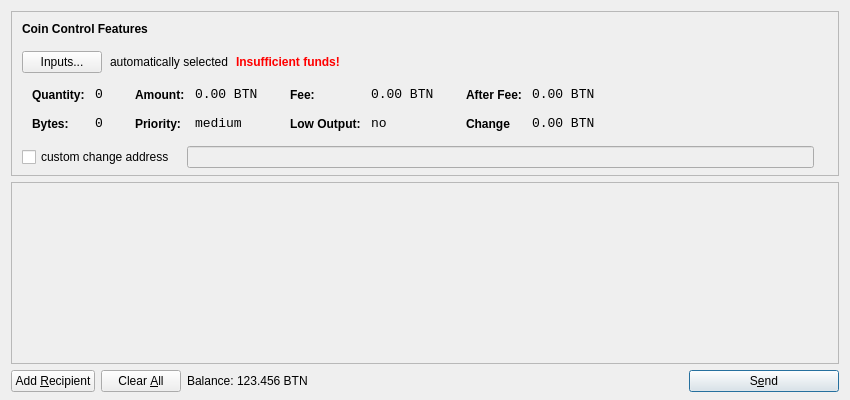
<?xml version="1.0" encoding="UTF-8"?>
<ui version="4.0">
 <class>SendCoinsDialog</class>
 <widget class="QDialog" name="SendCoinsDialog">
  <property name="geometry">
   <rect>
    <x>0</x>
    <y>0</y>
    <width>850</width>
    <height>400</height>
   </rect>
  </property>
  <property name="windowTitle">
   <string>Send Coins</string>
  </property>
  <layout class="QVBoxLayout" name="verticalLayout" stretch="0,1,0">
   <property name="bottomMargin">
    <number>8</number>
   </property>
   <item>
    <widget class="QFrame" name="frameCoinControl">
     <property name="sizePolicy">
      <sizepolicy hsizetype="Expanding" vsizetype="Expanding">
       <horstretch>0</horstretch>
       <verstretch>0</verstretch>
      </sizepolicy>
     </property>
     <property name="maximumSize">
      <size>
       <width>16777215</width>
       <height>16777215</height>
      </size>
     </property>
     <property name="frameShape">
      <enum>QFrame::StyledPanel</enum>
     </property>
     <property name="frameShadow">
      <enum>QFrame::Sunken</enum>
     </property>
     <layout class="QVBoxLayout" name="verticalLayoutCoinControl2">
      <property name="spacing">
       <number>-1</number>
      </property>
      <property name="leftMargin">
       <number>0</number>
      </property>
      <property name="topMargin">
       <number>0</number>
      </property>
      <property name="rightMargin">
       <number>0</number>
      </property>
      <property name="bottomMargin">
       <number>6</number>
      </property>
      <item>
       <layout class="QVBoxLayout" name="verticalLayoutCoinControl" stretch="0,0,0,0,1">
        <property name="spacing">
         <number>0</number>
        </property>
        <property name="leftMargin">
         <number>10</number>
        </property>
        <property name="topMargin">
         <number>10</number>
        </property>
        <item>
         <layout class="QHBoxLayout" name="horizontalLayoutCoinControl1">
          <property name="bottomMargin">
           <number>15</number>
          </property>
          <item>
           <widget class="QLabel" name="labelCoinControlFeatures">
            <property name="sizePolicy">
             <sizepolicy hsizetype="Preferred" vsizetype="Maximum">
              <horstretch>0</horstretch>
              <verstretch>0</verstretch>
             </sizepolicy>
            </property>
            <property name="font">
             <font>
              <weight>75</weight>
              <bold>true</bold>
             </font>
            </property>
            <property name="styleSheet">
             <string notr="true">font-weight:bold;</string>
            </property>
            <property name="text">
             <string>Coin Control Features</string>
            </property>
           </widget>
          </item>
         </layout>
        </item>
        <item>
         <layout class="QHBoxLayout" name="horizontalLayoutCoinControl2" stretch="0,0,0,0">
          <property name="spacing">
           <number>8</number>
          </property>
          <property name="bottomMargin">
           <number>10</number>
          </property>
          <item>
           <widget class="QPushButton" name="pushButtonCoinControl">
            <property name="styleSheet">
             <string notr="true"/>
            </property>
            <property name="text">
             <string>Inputs...</string>
            </property>
           </widget>
          </item>
          <item>
           <widget class="QLabel" name="labelCoinControlAutomaticallySelected">
            <property name="text">
             <string>automatically selected</string>
            </property>
            <property name="margin">
             <number>5</number>
            </property>
           </widget>
          </item>
          <item>
           <widget class="QLabel" name="labelCoinControlInsuffFunds">
            <property name="font">
             <font>
              <weight>75</weight>
              <bold>true</bold>
             </font>
            </property>
            <property name="styleSheet">
             <string notr="true">color:red;font-weight:bold;</string>
            </property>
            <property name="text">
             <string>Insufficient funds!</string>
            </property>
            <property name="margin">
             <number>5</number>
            </property>
           </widget>
          </item>
          <item>
           <spacer name="horizontalSpacerCoinControl">
            <property name="orientation">
             <enum>Qt::Horizontal</enum>
            </property>
            <property name="sizeHint" stdset="0">
             <size>
              <width>40</width>
              <height>1</height>
             </size>
            </property>
           </spacer>
          </item>
         </layout>
        </item>
        <item>
         <widget class="QWidget" name="widgetCoinControl" native="true">
          <property name="sizePolicy">
           <sizepolicy hsizetype="Preferred" vsizetype="Preferred">
            <horstretch>0</horstretch>
            <verstretch>0</verstretch>
           </sizepolicy>
          </property>
          <property name="minimumSize">
           <size>
            <width>0</width>
            <height>0</height>
           </size>
          </property>
          <property name="styleSheet">
           <string notr="true"/>
          </property>
          <layout class="QHBoxLayout" name="horizontalLayoutCoinControl5">
           <property name="margin">
            <number>0</number>
           </property>
           <item>
            <layout class="QHBoxLayout" name="horizontalLayoutCoinControl3" stretch="0,0,0,1">
             <property name="spacing">
              <number>20</number>
             </property>
             <property name="topMargin">
              <number>0</number>
             </property>
             <property name="bottomMargin">
              <number>10</number>
             </property>
             <item>
              <layout class="QFormLayout" name="formLayoutCoinControl1">
               <property name="horizontalSpacing">
                <number>10</number>
               </property>
               <property name="verticalSpacing">
                <number>14</number>
               </property>
               <property name="leftMargin">
                <number>10</number>
               </property>
               <property name="topMargin">
                <number>4</number>
               </property>
               <property name="rightMargin">
                <number>6</number>
               </property>
               <item row="0" column="0">
                <widget class="QLabel" name="labelCoinControlQuantityText">
                 <property name="styleSheet">
                  <string notr="true">font-weight:bold;</string>
                 </property>
                 <property name="text">
                  <string>Quantity:</string>
                 </property>
                 <property name="margin">
                  <number>0</number>
                 </property>
                </widget>
               </item>
               <item row="0" column="1">
                <widget class="QLabel" name="labelCoinControlQuantity">
                 <property name="font">
                  <font>
                   <family>Monospace</family>
                   <pointsize>10</pointsize>
                  </font>
                 </property>
                 <property name="cursor">
                  <cursorShape>IBeamCursor</cursorShape>
                 </property>
                 <property name="contextMenuPolicy">
                  <enum>Qt::ActionsContextMenu</enum>
                 </property>
                 <property name="text">
                  <string>0</string>
                 </property>
                 <property name="margin">
                  <number>0</number>
                 </property>
                 <property name="textInteractionFlags">
                  <set>Qt::LinksAccessibleByMouse|Qt::TextSelectableByKeyboard|Qt::TextSelectableByMouse</set>
                 </property>
                </widget>
               </item>
               <item row="1" column="0">
                <widget class="QLabel" name="labelCoinControlBytesText">
                 <property name="styleSheet">
                  <string notr="true">font-weight:bold;</string>
                 </property>
                 <property name="text">
                  <string>Bytes:</string>
                 </property>
                </widget>
               </item>
               <item row="1" column="1">
                <widget class="QLabel" name="labelCoinControlBytes">
                 <property name="font">
                  <font>
                   <family>Monospace</family>
                   <pointsize>10</pointsize>
                  </font>
                 </property>
                 <property name="cursor">
                  <cursorShape>IBeamCursor</cursorShape>
                 </property>
                 <property name="contextMenuPolicy">
                  <enum>Qt::ActionsContextMenu</enum>
                 </property>
                 <property name="text">
                  <string>0</string>
                 </property>
                 <property name="textInteractionFlags">
                  <set>Qt::LinksAccessibleByMouse|Qt::TextSelectableByKeyboard|Qt::TextSelectableByMouse</set>
                 </property>
                </widget>
               </item>
              </layout>
             </item>
             <item>
              <layout class="QFormLayout" name="formLayoutCoinControl2">
               <property name="horizontalSpacing">
                <number>10</number>
               </property>
               <property name="verticalSpacing">
                <number>14</number>
               </property>
               <property name="leftMargin">
                <number>6</number>
               </property>
               <property name="topMargin">
                <number>4</number>
               </property>
               <property name="rightMargin">
                <number>6</number>
               </property>
               <item row="0" column="0">
                <widget class="QLabel" name="labelCoinControlAmountText">
                 <property name="styleSheet">
                  <string notr="true">font-weight:bold;</string>
                 </property>
                 <property name="text">
                  <string>Amount:</string>
                 </property>
                 <property name="margin">
                  <number>0</number>
                 </property>
                </widget>
               </item>
               <item row="0" column="1">
                <widget class="QLabel" name="labelCoinControlAmount">
                 <property name="font">
                  <font>
                   <family>Monospace</family>
                   <pointsize>10</pointsize>
                  </font>
                 </property>
                 <property name="cursor">
                  <cursorShape>IBeamCursor</cursorShape>
                 </property>
                 <property name="contextMenuPolicy">
                  <enum>Qt::ActionsContextMenu</enum>
                 </property>
                 <property name="text">
                  <string>0.00 BTN</string>
                 </property>
                 <property name="textInteractionFlags">
                  <set>Qt::LinksAccessibleByMouse|Qt::TextSelectableByKeyboard|Qt::TextSelectableByMouse</set>
                 </property>
                </widget>
               </item>
               <item row="1" column="0">
                <widget class="QLabel" name="labelCoinControlPriorityText">
                 <property name="styleSheet">
                  <string notr="true">font-weight:bold;</string>
                 </property>
                 <property name="text">
                  <string>Priority:</string>
                 </property>
                </widget>
               </item>
               <item row="1" column="1">
                <widget class="QLabel" name="labelCoinControlPriority">
                 <property name="font">
                  <font>
                   <family>Monospace</family>
                   <pointsize>10</pointsize>
                  </font>
                 </property>
                 <property name="cursor">
                  <cursorShape>IBeamCursor</cursorShape>
                 </property>
                 <property name="contextMenuPolicy">
                  <enum>Qt::ActionsContextMenu</enum>
                 </property>
                 <property name="text">
                  <string>medium</string>
                 </property>
                 <property name="textInteractionFlags">
                  <set>Qt::LinksAccessibleByMouse|Qt::TextSelectableByKeyboard|Qt::TextSelectableByMouse</set>
                 </property>
                </widget>
               </item>
              </layout>
             </item>
             <item>
              <layout class="QFormLayout" name="formLayoutCoinControl3">
               <property name="horizontalSpacing">
                <number>10</number>
               </property>
               <property name="verticalSpacing">
                <number>14</number>
               </property>
               <property name="leftMargin">
                <number>6</number>
               </property>
               <property name="topMargin">
                <number>4</number>
               </property>
               <property name="rightMargin">
                <number>6</number>
               </property>
               <item row="0" column="0">
                <widget class="QLabel" name="labelCoinControlFeeText">
                 <property name="styleSheet">
                  <string notr="true">font-weight:bold;</string>
                 </property>
                 <property name="text">
                  <string>Fee:</string>
                 </property>
                 <property name="margin">
                  <number>0</number>
                 </property>
                </widget>
               </item>
               <item row="0" column="1">
                <widget class="QLabel" name="labelCoinControlFee">
                 <property name="font">
                  <font>
                   <family>Monospace</family>
                   <pointsize>10</pointsize>
                  </font>
                 </property>
                 <property name="cursor">
                  <cursorShape>IBeamCursor</cursorShape>
                 </property>
                 <property name="contextMenuPolicy">
                  <enum>Qt::ActionsContextMenu</enum>
                 </property>
                 <property name="text">
                  <string>0.00 BTN</string>
                 </property>
                 <property name="textInteractionFlags">
                  <set>Qt::LinksAccessibleByMouse|Qt::TextSelectableByKeyboard|Qt::TextSelectableByMouse</set>
                 </property>
                </widget>
               </item>
               <item row="1" column="0">
                <widget class="QLabel" name="labelCoinControlLowOutputText">
                 <property name="styleSheet">
                  <string notr="true">font-weight:bold;</string>
                 </property>
                 <property name="text">
                  <string>Low Output:</string>
                 </property>
                </widget>
               </item>
               <item row="1" column="1">
                <widget class="QLabel" name="labelCoinControlLowOutput">
                 <property name="font">
                  <font>
                   <family>Monospace</family>
                   <pointsize>10</pointsize>
                  </font>
                 </property>
                 <property name="cursor">
                  <cursorShape>IBeamCursor</cursorShape>
                 </property>
                 <property name="contextMenuPolicy">
                  <enum>Qt::ActionsContextMenu</enum>
                 </property>
                 <property name="text">
                  <string>no</string>
                 </property>
                 <property name="textInteractionFlags">
                  <set>Qt::LinksAccessibleByMouse|Qt::TextSelectableByKeyboard|Qt::TextSelectableByMouse</set>
                 </property>
                </widget>
               </item>
              </layout>
             </item>
             <item>
              <layout class="QFormLayout" name="formLayoutCoinControl4">
               <property name="horizontalSpacing">
                <number>10</number>
               </property>
               <property name="verticalSpacing">
                <number>14</number>
               </property>
               <property name="leftMargin">
                <number>6</number>
               </property>
               <property name="topMargin">
                <number>4</number>
               </property>
               <property name="rightMargin">
                <number>6</number>
               </property>
               <item row="0" column="0">
                <widget class="QLabel" name="labelCoinControlAfterFeeText">
                 <property name="styleSheet">
                  <string notr="true">font-weight:bold;</string>
                 </property>
                 <property name="text">
                  <string>After Fee:</string>
                 </property>
                 <property name="margin">
                  <number>0</number>
                 </property>
                </widget>
               </item>
               <item row="0" column="1">
                <widget class="QLabel" name="labelCoinControlAfterFee">
                 <property name="font">
                  <font>
                   <family>Monospace</family>
                   <pointsize>10</pointsize>
                  </font>
                 </property>
                 <property name="cursor">
                  <cursorShape>IBeamCursor</cursorShape>
                 </property>
                 <property name="contextMenuPolicy">
                  <enum>Qt::ActionsContextMenu</enum>
                 </property>
                 <property name="text">
                  <string>0.00 BTN</string>
                 </property>
                 <property name="textInteractionFlags">
                  <set>Qt::LinksAccessibleByMouse|Qt::TextSelectableByKeyboard|Qt::TextSelectableByMouse</set>
                 </property>
                </widget>
               </item>
               <item row="1" column="0">
                <widget class="QLabel" name="labelCoinControlChangeText">
                 <property name="styleSheet">
                  <string notr="true">font-weight:bold;</string>
                 </property>
                 <property name="text">
                  <string>Change</string>
                 </property>
                </widget>
               </item>
               <item row="1" column="1">
                <widget class="QLabel" name="labelCoinControlChange">
                 <property name="font">
                  <font>
                   <family>Monospace</family>
                   <pointsize>10</pointsize>
                  </font>
                 </property>
                 <property name="cursor">
                  <cursorShape>IBeamCursor</cursorShape>
                 </property>
                 <property name="contextMenuPolicy">
                  <enum>Qt::ActionsContextMenu</enum>
                 </property>
                 <property name="text">
                  <string>0.00 BTN</string>
                 </property>
                 <property name="textInteractionFlags">
                  <set>Qt::LinksAccessibleByMouse|Qt::TextSelectableByKeyboard|Qt::TextSelectableByMouse</set>
                 </property>
                </widget>
               </item>
              </layout>
             </item>
            </layout>
           </item>
          </layout>
         </widget>
        </item>
        <item>
         <layout class="QHBoxLayout" name="horizontalLayoutCoinControl4" stretch="0,0,0">
          <property name="spacing">
           <number>12</number>
          </property>
          <property name="sizeConstraint">
           <enum>QLayout::SetDefaultConstraint</enum>
          </property>
          <property name="topMargin">
           <number>5</number>
          </property>
          <property name="rightMargin">
           <number>5</number>
          </property>
          <item>
           <widget class="QCheckBox" name="checkBoxCoinControlChange">
            <property name="text">
             <string>custom change address</string>
            </property>
           </widget>
          </item>
          <item>
           <widget class="QLineEdit" name="lineEditCoinControlChange">
            <property name="enabled">
             <bool>false</bool>
            </property>
            <property name="sizePolicy">
             <sizepolicy hsizetype="Expanding" vsizetype="Fixed">
              <horstretch>0</horstretch>
              <verstretch>0</verstretch>
             </sizepolicy>
            </property>
           </widget>
          </item>
          <item>
           <widget class="QLabel" name="labelCoinControlChangeLabel">
            <property name="sizePolicy">
             <sizepolicy hsizetype="Preferred" vsizetype="Expanding">
              <horstretch>0</horstretch>
              <verstretch>0</verstretch>
             </sizepolicy>
            </property>
            <property name="minimumSize">
             <size>
              <width>0</width>
              <height>0</height>
             </size>
            </property>
            <property name="text">
             <string/>
            </property>
            <property name="margin">
             <number>3</number>
            </property>
           </widget>
          </item>
         </layout>
        </item>
        <item>
         <spacer name="verticalSpacerCoinControl">
          <property name="orientation">
           <enum>Qt::Vertical</enum>
          </property>
          <property name="sizeHint" stdset="0">
           <size>
            <width>800</width>
            <height>1</height>
           </size>
          </property>
         </spacer>
        </item>
       </layout>
      </item>
     </layout>
    </widget>
   </item>
   <item>
    <widget class="QScrollArea" name="scrollArea">
     <property name="widgetResizable">
      <bool>true</bool>
     </property>
     <widget class="QWidget" name="scrollAreaWidgetContents">
      <property name="geometry">
       <rect>
        <x>0</x>
        <y>0</y>
        <width>830</width>
        <height>165</height>
       </rect>
      </property>
      <layout class="QVBoxLayout" name="verticalLayout_2">
       <property name="margin">
        <number>0</number>
       </property>
       <item>
        <layout class="QVBoxLayout" name="entries">
         <property name="spacing">
          <number>6</number>
         </property>
        </layout>
       </item>
       <item>
        <spacer name="verticalSpacer">
         <property name="orientation">
          <enum>Qt::Vertical</enum>
         </property>
         <property name="sizeHint" stdset="0">
          <size>
           <width>20</width>
           <height>40</height>
          </size>
         </property>
        </spacer>
       </item>
      </layout>
     </widget>
    </widget>
   </item>
   <item>
    <layout class="QHBoxLayout" name="horizontalLayout">
     <item>
      <widget class="QPushButton" name="addButton">
       <property name="toolTip">
        <string>Send to multiple recipients at once</string>
       </property>
       <property name="text">
        <string>Add &amp;Recipient</string>
       </property>
       <property name="icon">
        <iconset resource="../bitcoin.qrc">
         <normaloff>:/icons/add</normaloff>:/icons/add</iconset>
       </property>
       <property name="autoDefault">
        <bool>false</bool>
       </property>
      </widget>
     </item>
     <item>
      <widget class="QPushButton" name="clearButton">
       <property name="sizePolicy">
        <sizepolicy hsizetype="Minimum" vsizetype="Fixed">
         <horstretch>0</horstretch>
         <verstretch>0</verstretch>
        </sizepolicy>
       </property>
       <property name="toolTip">
        <string>Remove all transaction fields</string>
       </property>
       <property name="text">
        <string>Clear &amp;All</string>
       </property>
       <property name="icon">
        <iconset resource="../bitcoin.qrc">
         <normaloff>:/icons/remove</normaloff>:/icons/remove</iconset>
       </property>
       <property name="autoRepeatDelay">
        <number>300</number>
       </property>
       <property name="autoDefault">
        <bool>false</bool>
       </property>
      </widget>
     </item>
     <item>
      <layout class="QHBoxLayout" name="horizontalLayout_2">
       <property name="spacing">
        <number>3</number>
       </property>
       <item>
        <widget class="QLabel" name="label">
         <property name="sizePolicy">
          <sizepolicy hsizetype="Preferred" vsizetype="Fixed">
           <horstretch>0</horstretch>
           <verstretch>0</verstretch>
          </sizepolicy>
         </property>
         <property name="text">
          <string>Balance:</string>
         </property>
        </widget>
       </item>
       <item>
        <widget class="QLabel" name="labelBalance">
         <property name="sizePolicy">
          <sizepolicy hsizetype="Preferred" vsizetype="Fixed">
           <horstretch>0</horstretch>
           <verstretch>0</verstretch>
          </sizepolicy>
         </property>
         <property name="cursor">
          <cursorShape>IBeamCursor</cursorShape>
         </property>
         <property name="text">
          <string>123.456 BTN</string>
         </property>
         <property name="textInteractionFlags">
          <set>Qt::LinksAccessibleByMouse|Qt::TextSelectableByKeyboard|Qt::TextSelectableByMouse</set>
         </property>
        </widget>
       </item>
      </layout>
     </item>
     <item>
      <spacer name="horizontalSpacer">
       <property name="orientation">
        <enum>Qt::Horizontal</enum>
       </property>
       <property name="sizeHint" stdset="0">
        <size>
         <width>40</width>
         <height>20</height>
        </size>
       </property>
      </spacer>
     </item>
     <item>
      <widget class="QPushButton" name="sendButton">
       <property name="minimumSize">
        <size>
         <width>150</width>
         <height>0</height>
        </size>
       </property>
       <property name="toolTip">
        <string>Confirm the send action</string>
       </property>
       <property name="text">
        <string>S&amp;end</string>
       </property>
       <property name="icon">
        <iconset resource="../bitcoin.qrc">
         <normaloff>:/icons/send</normaloff>:/icons/send</iconset>
       </property>
       <property name="default">
        <bool>true</bool>
       </property>
      </widget>
     </item>
    </layout>
   </item>
  </layout>
 </widget>
 <resources>
  <include location="../bitcoin.qrc"/>
 </resources>
 <connections/>
</ui>
